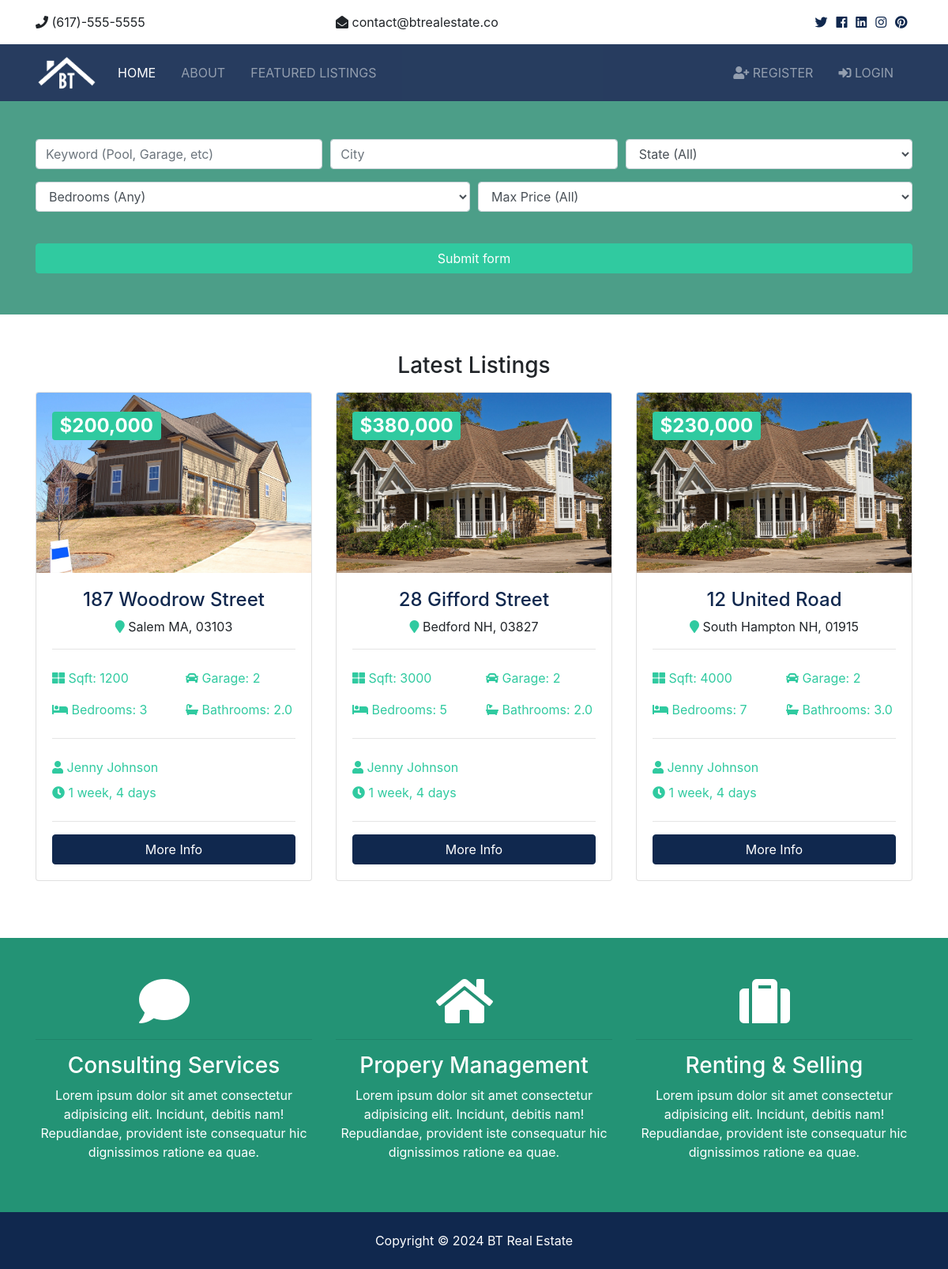
The page / on the database its author committed.
### listing/models.py (models this page shows)
class Listing(models.Model):
    realtor=models.ForeignKey(Realtor, on_delete=models.DO_NOTHING)
    title=models.CharField(max_length=200)
    adress=models.CharField(max_length=200)
    city=models.CharField(max_length=100)
    state=models.CharField(max_length=100)
    zipcode=models.CharField(max_length=20)
    discription=models.TextField(max_length=700,blank=True,default=None)
    price=models.IntegerField()
    bedrooms=models.IntegerField()
    batrooms=models.DecimalField(max_digits=2,decimal_places=1)
    grage=models.IntegerField(default=0)
    sqft=models.IntegerField()
    lot_size=models.DecimalField(max_digits=5,decimal_places=1)
    photo_main=models.ImageField(upload_to='photos/%Y/%m/%d/')
    photo_1=models.ImageField(upload_to='photos/%Y/%m/%d/',blank=True)
    photo_2=models.ImageField(upload_to='photos/%Y/%m/%d/',blank=True)
    photo_3=models.ImageField(upload_to='photos/%Y/%m/%d/',blank=True)
    photo_4=models.ImageField(upload_to='photos/%Y/%m/%d/',blank=True)
    photo_5=models.ImageField(upload_to='photos/%Y/%m/%d/',blank=True)
    photo_6=models.ImageField(upload_to='photos/%Y/%m/%d/',blank=True)
    is_published=models.BooleanField(default=True)
    list_date=models.DateField(default=datetime.now,blank=True)

### retalor/models.py (models this page shows)
class Realtor(models.Model):
    name = models.CharField(max_length=100)
    photo=models.ImageField(upload_to='photos/%Y/%m/%d')
    discription=models.TextField(blank=True)
    phone=models.CharField(max_length=20)
    email=models.EmailField()
    is_mvp=models.BooleanField(default=False)
    hire_date=models.DateField(default=datetime.now,blank=True)
    def __str__(self):
        return self.name

### pages/views.py (the view)
# urls.py: path('', views.index, name='listings'),
def index(request):
    listings=Listing.objects.order_by('-list_date').filter(is_published=True)[:3]
    context={
        'listings':listings,
        'state_choices':state_choices,
        'bedroom_choices':bedroom_choices,
        'price_choices':price_choices
                     }
    return render(request, 'pages/index.html',context)

### templates/pages/index.html (shortened to what this page needs)
{% extends "base.html" %}
{% load humanize %}
{% block content %}
     <section id="showcase-inner" class="showcase-search text-white py-5">
      <div class="container">
        <div class="row text-center">
          <div class="col-md-12">
            <form action="{% url 'search' %}">
              <div class="form-row">
                <div class="col-md-4 mb-3">
                  <input type="text" name="keywords" class="form-control" placeholder="Keyword (Pool, Garage, etc)" value={{value.keywords}}>
                </div>
                <div class="col-md-4 mb-3">
                  <input type="text" name="city" class="form-control" placeholder="City"  value={{value.city}}>
                </div>
                <div class="col-md-4 mb-3">
                  <select name="state" class="form-control">
                    <option selected="true" disabled="disabled">State (All)</option>
                  </select>
                </div>
              </div>
              <div class="form-row">
                <div class="col-md-6 mb-3">
                  <select name="bedrooms" class="form-control">
                    <option selected="true" disabled="disabled">Bedrooms (Any)</option>
                  </select>
                </div>
                <div class="col-md-6 mb-3">
                  <select name="price" class="form-control">
                    <option selected="true" disabled="disabled">Max Price (All)</option>
                  </select>
                </div>
              </div>
              <button class="btn btn-secondary btn-block mt-4" type="submit">Submit form</button>
            </form>
          </div>
        </div>
      </div>
    </section>
  <section id="listings" class="py-5">
    <div class="container">
      <h3 class="text-center mb-3">Latest Listings</h3>
      <div class="row">
        {% if listings %}
        {% for listing in listings %}
        <div class="col-md-6 col-lg-4 mb-4">
          <div class="card listing-preview">
            <img class="card-img-top" src="{{listing.photo_main.url}}" alt="">
            <div class="card-img-overlay">
              <h2>
                <span class="badge badge-secondary text-white">${{listing.price | intcomma}}</span>
              </h2>
            </div>
            <div class="card-body">
              <div class="listing-heading text-center">
                <h4 class="text-primary">{{listing.title}}</h4>
                <p>
                  <i class="fas fa-map-marker text-secondary"></i> {{listing.city}} {{listing.state}}, {{listing.zipcode}}</p>
              </div>
              <hr>
              <div class="row py-2 text-secondary">
                <div class="col-6">
                  <i class="fas fa-th-large"></i> Sqft: {{listing.sqft}}</div>
                <div class="col-6">
                  <i class="fas fa-car"></i> Garage: {{listing.grage}}</div>
              </div>
              <div class="row py-2 text-secondary">
                <div class="col-6">
                  <i class="fas fa-bed"></i> Bedrooms: {{listing.bedrooms}}</div>
                <div class="col-6">
                  <i class="fas fa-bath"></i> Bathrooms: {{listing.batrooms}}</div>
              </div>
              <hr>
              <div class="row py-2 text-secondary">
                <div class="col-6">
                  <i class="fas fa-user"></i> {{listing.realtor}}</div>
              </div>
              <div class="row text-secondary pb-2">
                <div class="col-6">
                  <i class="fas fa-clock"></i> {{listing.list_date | timesince}}</div>
              </div>
              <hr>
              <a href="{% url 'listing' listing.id %}"  class="btn btn-primary btn-block">More Info</a>
            </div>
          </div>
        </div>
        {% endfor %}
        {% else %}
        <div class="col-md-12">
          <p>No Listing Available</p>
        </div>
        {% endif %}
      </div>
    </div>
  </section>
  <section id="services" class="py-5 bg-secondary text-white">
    <div class="container">
      <div class="row text-center">
        <div class="col-md-4">
          <i class="fas fa-comment fa-4x mr-4"></i>
          <hr>
          <h3>Consulting Services</h3>
          <p>Lorem ipsum dolor sit amet consectetur adipisicing elit. Incidunt, debitis nam! Repudiandae, provident iste consequatur
            hic dignissimos ratione ea quae.</p>
        </div>
        <div class="col-md-4">
          <i class="fas fa-home fa-4x mr-4"></i>
          <hr>
          <h3>Propery Management</h3>
          <p>Lorem ipsum dolor sit amet consectetur adipisicing elit. Incidunt, debitis nam! Repudiandae, provident iste consequatur
            hic dignissimos ratione ea quae.</p>
        </div>
        <div class="col-md-4">
          <i class="fas fa-suitcase fa-4x mr-4"></i>
          <hr>
          <h3>Renting & Selling</h3>
          <p>Lorem ipsum dolor sit amet consectetur adipisicing elit. Incidunt, debitis nam! Repudiandae, provident iste consequatur
            hic dignissimos ratione ea quae.</p>
        </div>
      </div>
    </div>
  </section>
{% endblock content %}

### project/static/css/all.css (style rules this page uses)
.fa, .fas, .far, .fal, .fab { -moz-osx-font-smoothing: grayscale; -webkit-font-smoothing: antialiased; display: inline-block; font-style: normal; font-variant: normal; text-rendering: auto; line-height: 1; }
.fa-4x { font-size: 4em; }
.fa-bath:before { content: "\f2cd"; }
.fa-bed:before { content: "\f236"; }
.fa-car:before { content: "\f1b9"; }
.fa-clock:before { content: "\f017"; }
.fa-comment:before { content: "\f075"; }
.fa-home:before { content: "\f015"; }
.fa-map-marker:before { content: "\f041"; }
.fa-suitcase:before { content: "\f0f2"; }
.fa-th-large:before { content: "\f009"; }
.fa-user:before { content: "\f007"; }
.fa, .fas { font-family: 'Font Awesome 5 Free'; font-weight: 900; }

### project/static/css/style.css (style rules this page uses)
.btn-secondary { color: #fff !important; }
img { width: 100%; }
#services { background: url(../img/building.jpg) no-repeat top center fixed/cover; min-height: 300px; position: relative; overflow: hidden; }
#services::before { content: ''; position: absolute; top: 0; left: 0; min-height: 100%; width: 100%; background: rgba(32, 134, 107, 0.8); }
#showcase-inner { background: url(../img/building.jpg) no-repeat top center fixed/cover; position: relative; overflow: hidden; min-height: 200px; }
#showcase-inner::before { content: ''; position: absolute; top: 0; left: 0; min-height: 100%; width: 100%; background: rgba(32, 134, 107, 0.8); }
#showcase-inner.showcase-search { min-height: 270px; }
.listing-preview a { position: relative; }

### rows shown on the page
Listing: photo_main (picture), price "200,000", title "187 Woodrow Street", city "Salem", state "MA", zipcode "03103", sqft "1200", grage "2", bedrooms "3", batrooms "2.0", realtor "Jenny Johnson", list_date "1 week, 4 days"
Listing: photo_main (picture), price "380,000", title "28 Gifford Street", city "Bedford", state "NH", zipcode "03827", sqft "3000", grage "2", bedrooms "5", batrooms "2.0", realtor "Jenny Johnson", list_date "1 week, 4 days"
Listing: photo_main (picture), price "230,000", title "12 United Road", city "South Hampton", state "NH", zipcode "01915", sqft "4000", grage "2", bedrooms "7", batrooms "3.0", realtor "Jenny Johnson", list_date "1 week, 4 days"
